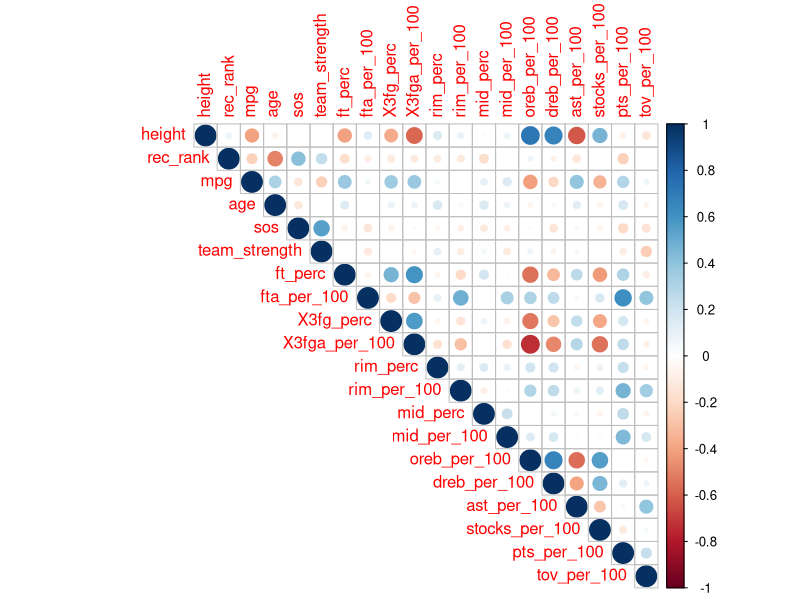

Recreate this plot in R.
### NBA Draft Model
#### Using Jeremias Engelmann methodology

### SETUP ---------------------------------------

# Libraries
library(tidyverse)
library(corrplot)
library(car)

# Loading data
data <- read.csv2("jedraftdata.csv", header = TRUE, sep = ",")

### DATA PREPROCESSING --------------------------

# Generating metrics from raw data
mod_data <- data %>%
  mutate(ft_perc = ftm / fta, # Free throw percentage (efficiency)
         fta_per_100 = (fta / NCAA_possessions_est) * 100, # Free throw attempts per 100 possessions
         X3fg_perc = X3fgm / X3fga, # 3-point percentage (efficiency)
         X3fga_per_100 = (X3fga / NCAA_possessions_est) * 100, # 3-point attempts per 100 possessions
         rim_perc = rim_made / (rim_made + rim_miss), # Rim percentage (efficiency)
         rim_per_100 = ((rim_made + rim_miss) / NCAA_possessions_est) * 100, # Rim attempts per 100 possessions
         mid_perc = mid_made / (mid_made + mid_miss), # Mid-range percentage (efficiency)
         mid_per_100 = ((mid_made + mid_miss) / NCAA_possessions_est) * 100, # Mid-range attempts per 100 possessions
         oreb_per_100 = (oreb / NCAA_possessions_est) * 100, # Offensive rebounds per 100 possessions
         dreb_per_100 = (dreb / NCAA_possessions_est) * 100, # Defensive rebounds per 100 possessions
         ast_per_100 = (ast / NCAA_possessions_est) * 100, # Assists per 100 possessions
         stl_per_100 = (stl / NCAA_possessions_est) * 100, # Steals per 100 possessions
         blks_per_100 = (blks / NCAA_possessions_est) * 100, # Blocks per 100 possessions
         stocks_per_100 = stl_per_100 + blks_per_100, # Stocks per 100 possessions
         pts_per_100 = (pts / NCAA_possessions_est) * 100, # Points per 100 possessions
         tov_per_100 = (tov / NCAA_possessions_est) * 100) # Turnovers per 100 possessions

mod_data$X3fg_perc[is.nan(mod_data$X3fg_perc)] <- 0 # Turning NaN to 0 for players with no attempted 3's

# Separating training data from testing data
train_raw <- mod_data %>% filter(season < 2026) %>%
  select(height, rec_rank, mpg, age, sos, team_strength, # general stats
         ft_perc, fta_per_100, X3fg_perc, X3fga_per_100, rim_perc, rim_per_100, mid_perc, mid_per_100, # shooting stats
         oreb_per_100, dreb_per_100, ast_per_100, stocks_per_100, pts_per_100, tov_per_100, # other box score stats
         international, NBA_impact) # binary variable and target variable

test_raw <- mod_data %>% filter(season == 2026) %>%
  select(height, rec_rank, mpg, age, sos, team_strength, # general stats
         ft_perc, fta_per_100, X3fg_perc, X3fga_per_100, rim_perc, rim_per_100, mid_perc, mid_per_100, # shooting stats
         oreb_per_100, dreb_per_100, ast_per_100, stocks_per_100, pts_per_100, tov_per_100, # other box score stats
         international) # binary variable and target variable

# Convert columns to numeric
train_data <- as.data.frame(lapply(train_raw, as.numeric))
test_data  <- as.data.frame(lapply(test_raw, as.numeric))

# Checking for NA's
colSums(is.na(train_data)) # Checking for Na's - we have some for NBA impact

train_data <- train_data %>%
  mutate(NBA_impact = replace_na(NBA_impact, min(train_data$NBA_impact, na.rm = TRUE))) # Replace the NA values of NBA impact with minimum value

colSums(is.na(test_data)) # Checking for Na's - we have some for rec_rank

test_data <- test_data %>%
  mutate(rec_rank = replace_na(rec_rank, mean(test_data$rec_rank, na.rm = TRUE))) # Replace the NA values of rec_rank with average value

# Scaling the data
cols_to_scale <- c(1:20)
scaled_train_matrix <- scale(train_data[,cols_to_scale]) # Normalizing all continuous predictor variables
train_means <- attr(scaled_train_matrix, "scaled:center") # Extracting means from scaled training data
train_sds <- attr(scaled_train_matrix, "scaled:scale") # Extracting sds from scaled training data

train_data[, cols_to_scale] <- scaled_train_matrix # Placing scaled data into our data frame

test_data[, cols_to_scale] <- scale(test_data[, cols_to_scale], 
                                    center = train_means, 
                                    scale = train_sds)

### REGRESSION MODEL ---------------

# Checking for multicollinearity
numeric_predictors <- train_data %>%
  select(1:20) %>%
  drop_na()

corrplot(cor(numeric_predictors), type = "upper") # Potential issues: height with rebounding and stocks, ft rate and points

# Fitting the initial model
mod1 <- lm(NBA_impact ~ ., data = train_data)
summary(mod1)

# Checking for VIF
vif(mod1) # No variables > 10, closest is pts_per_100 with 9.464 - no variables will be removed for this purpose

# With 0.1 significance level, keeping the following variables:
# height + rec_rank + age + sos + ft_perc + X3fga_per_100 + rim_perc + rim_per_100 + mid_per_100 + ast_per_100 + stocks_per_100 + tov_per_100 + international

red_mod1 <- lm(NBA_impact ~ height + rec_rank + age + sos + ft_perc + X3fga_per_100 + rim_perc + rim_per_100 + mid_per_100 + 
                 ast_per_100 + stocks_per_100 + tov_per_100 + international, data = train_data)
summary(red_mod1)

# Viewing results
test_2026 <- mod_data %>%
  filter(season == 2026)

test_2026$predicted_impact <- predict(red_mod1, newdata = test_data)
test_2026 %>%
  select(name, predicted_impact) %>%
  arrange(desc(predicted_impact))
